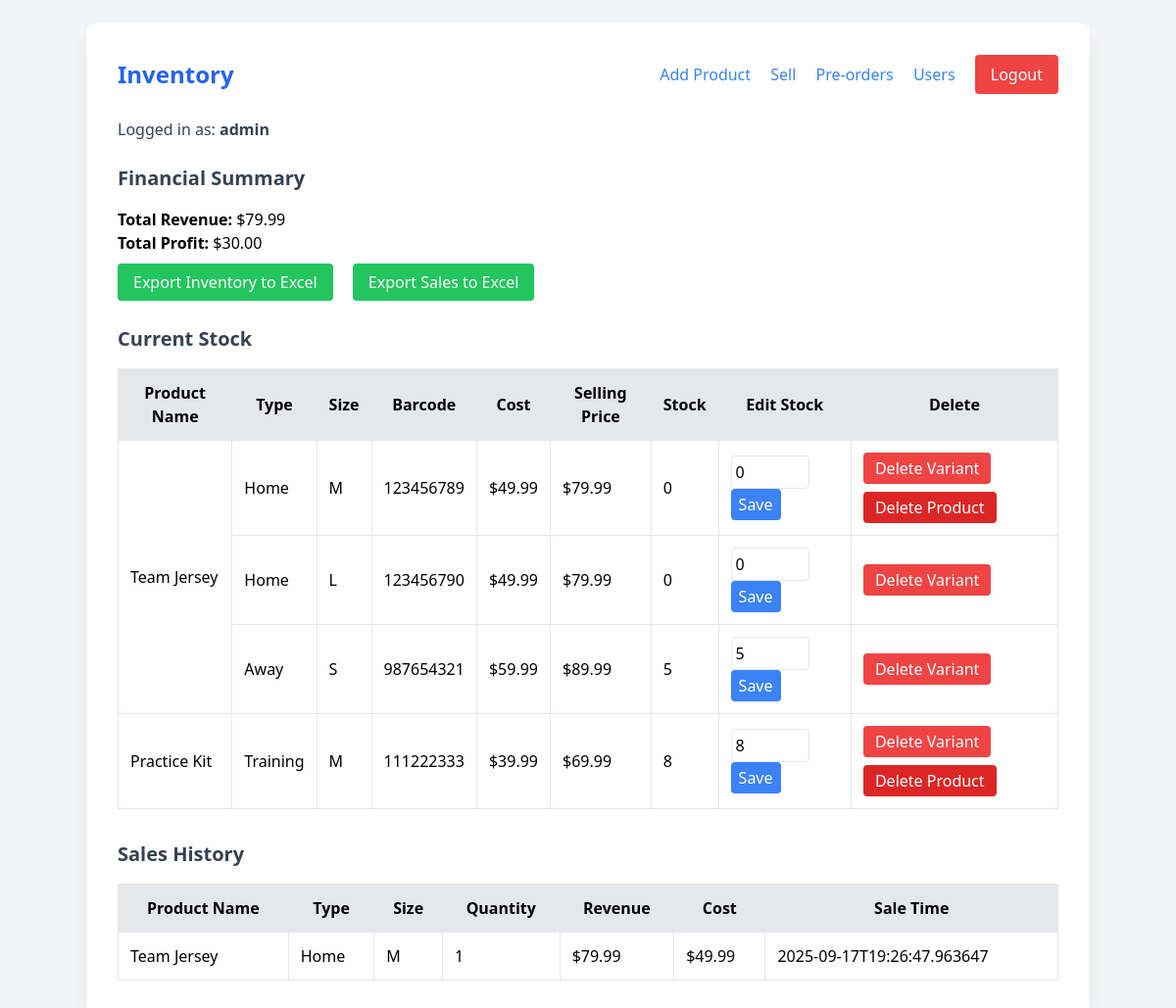
The page /inventory (signed in) on the database as committed earlier.
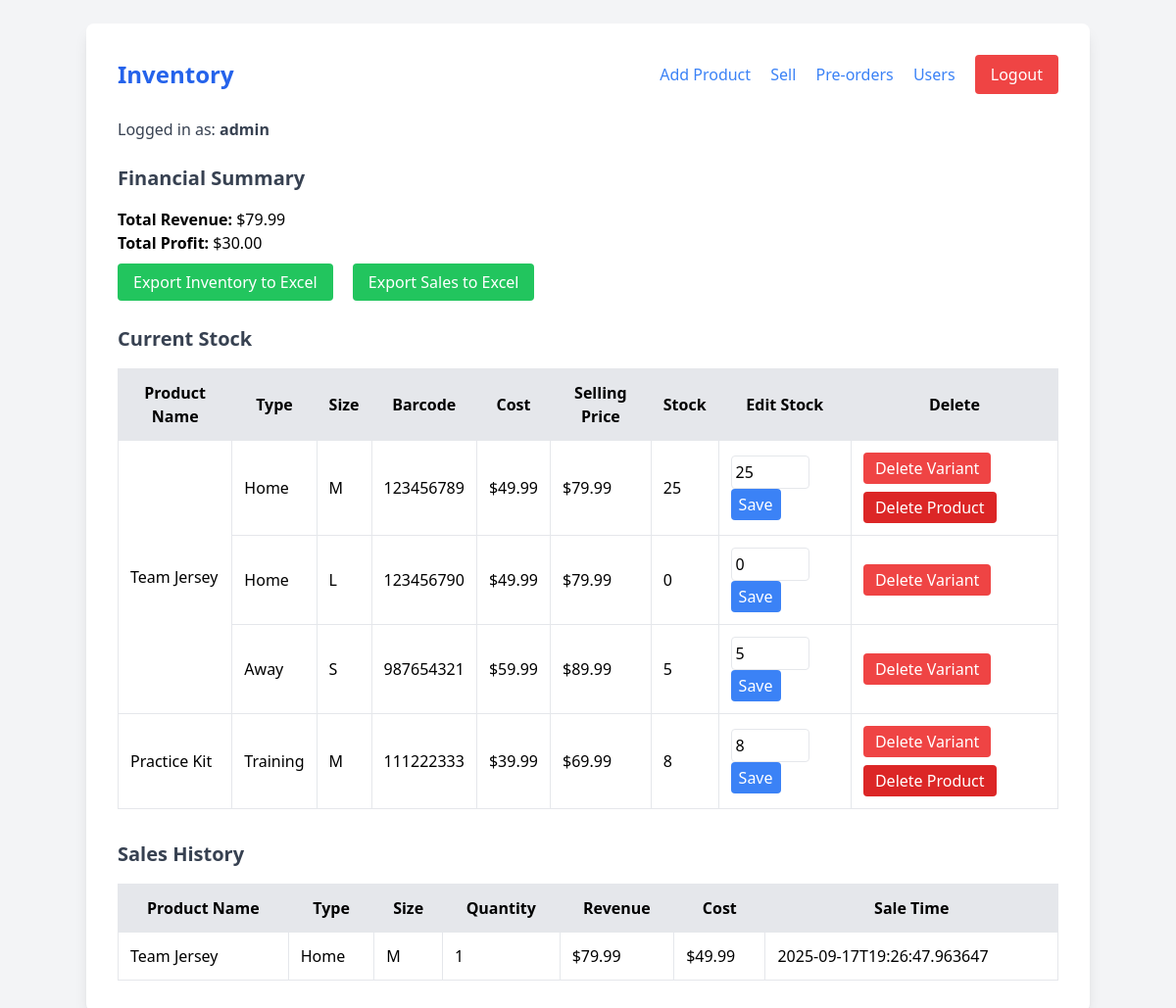
The same page on the database as committed later.
### tables this page shows
CREATE TABLE variants
                     (variant_id TEXT PRIMARY KEY, product_id TEXT, barcode TEXT UNIQUE, type TEXT, size TEXT, 
                      cost REAL, selling_price REAL, stock INTEGER, photo TEXT,
                      FOREIGN KEY(product_id) REFERENCES products(product_id) ON DELETE CASCADE);

CREATE TABLE products
                     (product_id TEXT PRIMARY KEY, name TEXT);

### app.py (the view)
    def wrap(*args, **kwargs):
        if not session.get('user_id'):
            return redirect(url_for('login'))
        return f(*args, **kwargs)

### app.py (called while the page is built)
def login_required(f):
    def wrap(*args, **kwargs):
        if not session.get('user_id'):
            return redirect(url_for('login'))
        return f(*args, **kwargs)
    wrap.__name__ = f.__name__
    return wrap

### templates/inventory.html (shortened to what the changed rows need)
<!DOCTYPE html>
<html lang="en">
<head>
    <script src="https://cdn.tailwindcss.com"></script>
</head>
<body class="bg-gray-100 p-6">
    <div class="max-w-5xl mx-auto bg-white p-8 rounded-lg shadow-lg">
        <nav class="flex justify-between items-center mb-6">
            <h1 class="text-2xl font-bold text-blue-600">Inventory</h1>
        </nav>
        <div class="mb-8">
            <h2 class="text-xl font-semibold text-gray-700 mb-4">Financial Summary</h2>
        </div>
        <h2 class="text-xl font-semibold text-gray-700 mb-4">Current Stock</h2>
        {% if products %}
        <table class="w-full border-collapse border mb-8">
            <thead>
                <tr class="bg-gray-200">
                    <th class="border p-3">Product Name</th>
                    <th class="border p-3">Type</th>
                    <th class="border p-3">Size</th>
                    <th class="border p-3">Barcode</th>
                    {% if is_admin %}
                    <th class="border p-3">Cost</th>
                    {% endif %}
                    <th class="border p-3">Selling Price</th>
                    <th class="border p-3">Stock</th>
                    {% if is_admin %}
                    <th class="border p-3">Edit Stock</th>
                    <th class="border p-3">Delete</th>
                    {% endif %}
                </tr>
            </thead>
            <tbody>
                {% for product in products %}
                {% if product.variants %}
                {% set row_span = product.variants | length %}
                <tr>
                    <td class="border p-3" rowspan="{{ row_span }}">{{ product.name }}</td>
                    <td class="border p-3">{{ product.variants[0].type }}</td>
                    <td class="border p-3">{{ product.variants[0].size }}</td>
                    <td class="border p-3">{{ product.variants[0].barcode }}</td>
                    {% if is_admin %}
                    <td class="border p-3">${{ '%.2f' % product.variants[0].cost }}</td>
                    {% endif %}
                    <td class="border p-3">${{ '%.2f' % product.variants[0].selling_price }}</td>
                    <td class="border p-3">{{ product.variants[0].stock }}</td>
                    {% if is_admin %}
                    <td class="border p-3">
                        <input id="stock-{{ product.variants[0].variant_id }}" type="number" min="0" value="{{ product.variants[0].stock }}" class="w-20 p-1 border rounded">
                        <button onclick="updateStock('{{ product.variants[0].variant_id }}')" class="bg-blue-500 text-white px-2 py-1 rounded hover:bg-blue-600">Save</button>
                    </td>
                    <td class="border p-3">
                        <button onclick="deleteVariant('{{ product.variants[0].variant_id }}')" class="bg-red-500 text-white px-3 py-1 rounded hover:bg-red-600">Delete Variant</button>
                        <button onclick="deleteProduct('{{ product.product_id }}')" class="bg-red-600 text-white px-3 py-1 rounded hover:bg-red-700 mt-2">Delete Product</button>
                    </td>
                    {% endif %}
                </tr>
                {% for variant in product.variants[1:] %}
                <tr>
                    <td class="border p-3">{{ variant.type }}</td>
                    <td class="border p-3">{{ variant.size }}</td>
                    <td class="border p-3">{{ variant.barcode }}</td>
                    {% if is_admin %}
                    <td class="border p-3">${{ '%.2f' % variant.cost }}</td>
                    {% endif %}
                    <td class="border p-3">${{ '%.2f' % variant.selling_price }}</td>
                    <td class="border p-3">{{ variant.stock }}</td>
                    {% if is_admin %}
                    <td class="border p-3">
                        <input id="stock-{{ variant.variant_id }}" type="number" min="0" value="{{ variant.stock }}" class="w-20 p-1 border rounded">
                        <button onclick="updateStock('{{ variant.variant_id }}')" class="bg-blue-500 text-white px-2 py-1 rounded hover:bg-blue-600">Save</button>
                    </td>
                    <td class="border p-3">
                        <button onclick="deleteVariant('{{ variant.variant_id }}')" class="bg-red-500 text-white px-3 py-1 rounded hover:bg-red-600">Delete Variant</button>
                    </td>
                    {% endif %}
                </tr>
                {% endfor %}
                {% endif %}
                {% endfor %}
            </tbody>
        </table>
        {% else %}
        <p class="text-gray-700 mb-4">No products available. Add products via the <a href="/add_product" class="text-blue-500 hover:underline">Add Product</a> page.</p>
        {% endif %}
        <h2 class="text-xl font-semibold text-gray-700 mb-4">Sales History</h2>
        {% if sales %}
        <table class="w-full border-collapse border">
            <thead>
                <tr class="bg-gray-200">
                    <th class="border p-3">Product Name</th>
                    <th class="border p-3">Type</th>
                    <th class="border p-3">Size</th>
                    <th class="border p-3">Quantity</th>
                    <th class="border p-3">Revenue</th>
                    {% if is_admin %}
                    <th class="border p-3">Cost</th>
                    {% endif %}
                    <th class="border p-3">Sale Time</th>
                </tr>
            </thead>
            <tbody>
                {% for sale in sales %}
                <tr>
                    <td class="border p-3">{{ sale[0] }}</td>
                    <td class="border p-3">{{ sale[1] }}</td>
                    <td class="border p-3">{{ sale[2] }}</td>
                    <td class="border p-3">{{ sale[3] }}</td>
                    <td class="border p-3">${{ '%.2f' % sale[4] }}</td>
                    {% if is_admin %}
                    <td class="border p-3">${{ '%.2f' % sale[5] }}</td>
                    {% endif %}
                    <td class="border p-3">{{ sale[6] }}</td>
                </tr>
                {% endfor %}
            </tbody>
        </table>
        {% else %}
        <p class="text-gray-700 mb-4">No sales recorded yet.</p>
        {% endif %}
    </div>
</body>
</html>

Rows that differ between the two databases and show on the page:
changed variants "Team Jersey": stock "0" → "25"
